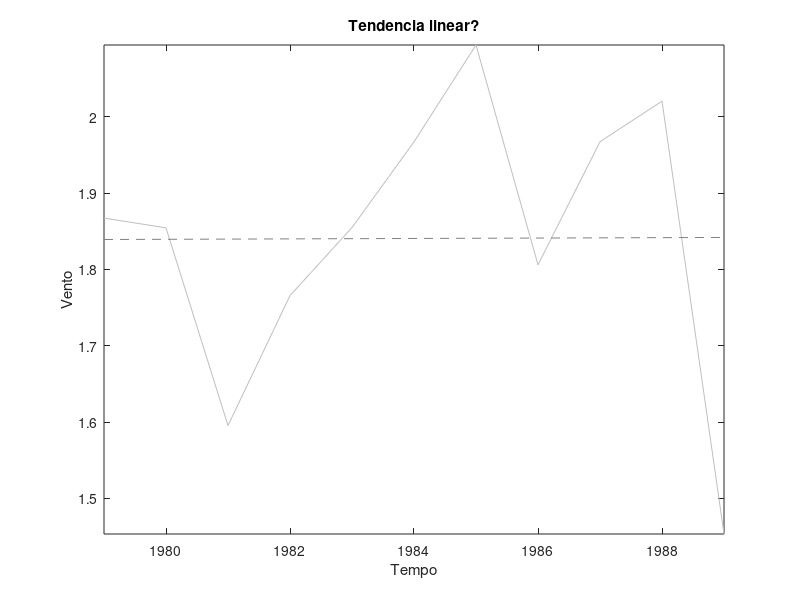
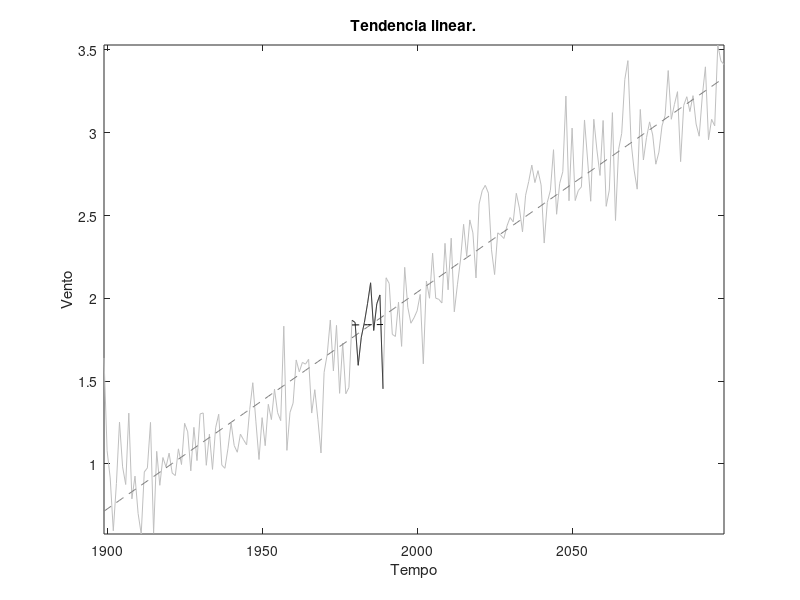
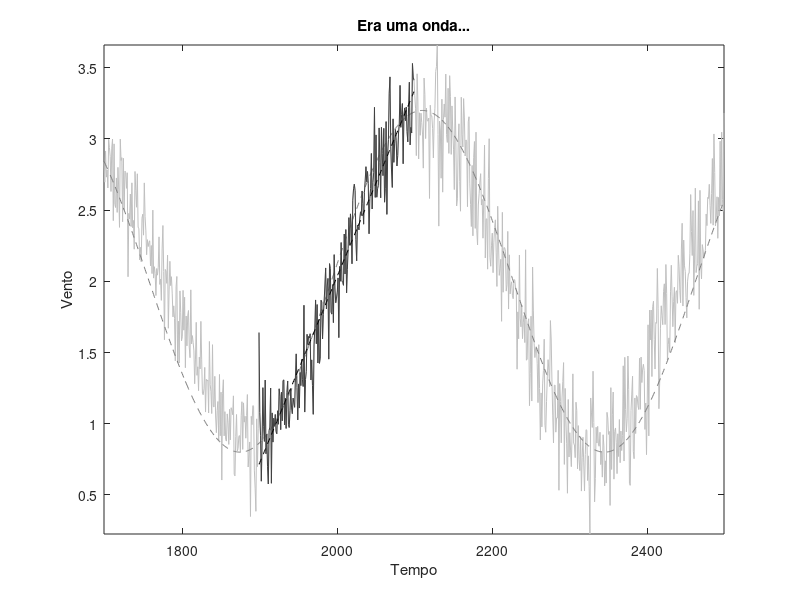
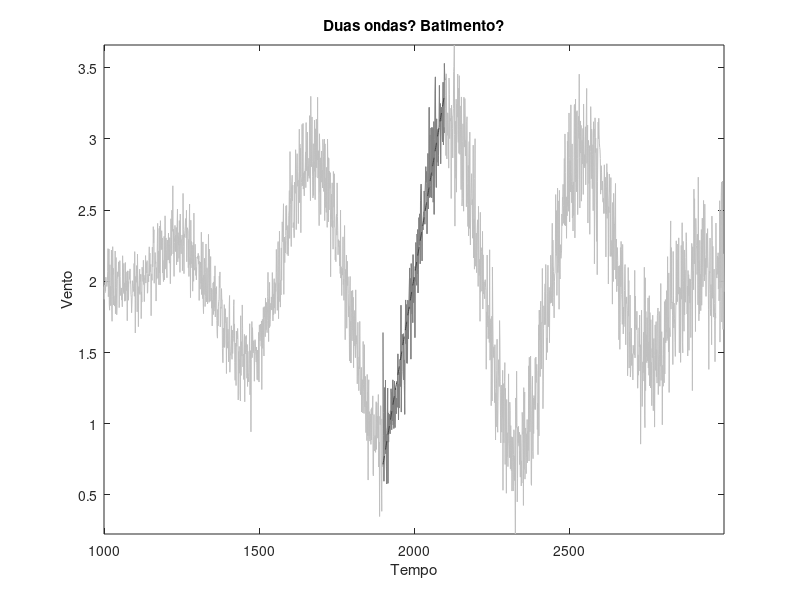

MATLAB code to generate these figures, in order:
clear all;
mt=10000;
t=0:1:mt;
w1=2*pi/(mt/20);
w2=2*pi/(mt/25);
w3=2*pi/(mt*2);
y1=sin(w1*t);
y2=sin(w2*t);
y3=sin(w3*t);
no=(sqrt(2)/4)*randn(size(t));

y=2+y3.*(y1+y2+no);

m=5;g=gray(m);g=g(1:m-1,:);g=flipud(g)

figure(1)
set(gcf,'DefaultAxesColororder',g);
ta=t(1980:1990);
ya=y(1980:1990);
p=polyfit(ta,ya,1);
yla=polyval(p,ta);
plot(ta,ya,ta,yla,'--');axis('tight')
xlabel('Tempo');ylabel('Vento')
title('Tendencia linear?')
print -depsc2 exe_pra_len1.eps

figure(2)
set(gcf,'DefaultAxesColororder',g);
tb=t(1900:2100);
yb=y(1900:2100);
p=polyfit(tb,yb,1);
ylb=polyval(p,tb);
plot(tb,yb,tb,ylb,'--',ta,ya,ta,yla,'--');
axis('tight');
xlabel('Tempo');ylabel('Vento')
title('Tendencia linear.')
print -depsc2 exe_pra_len2.eps

figure(3)
set(gcf,'DefaultAxesColororder',g);
tc=t(1700:2500);
yc=y(1700:2500);
ylc=2+1.2*sin(-1.5+tc*2*pi/470); % ajustado por tentativa e erro
plot(tc,yc,tc,ylc,'--',tb,yb,tb,ylb,'--')
axis('tight');
xlabel('Tempo');ylabel('Vento')
title('Era uma onda...')
print -depsc2 exe_pra_len3.eps

figure(4)
set(gcf,'DefaultAxesColororder',g);
td=t(1000:3000);
yd=y(1000:3000);
plot(td,yd,tb,yb,tb,ylb,'--')
axis('tight');
xlabel('Tempo');ylabel('Vento')
title('Duas ondas? Batimento?')
print -depsc2 exe_pra_len4.eps

figure(5)
set(gcf,'DefaultAxesColororder',g);
plot(t,y,td,yd,tc,yc,tb,yb,ta,ya)
axis('tight');
xlabel('Tempo');ylabel('Vento')
title('Serie curta, conclusoes erradas')
print -depsc2 exe_pra_len5.eps

